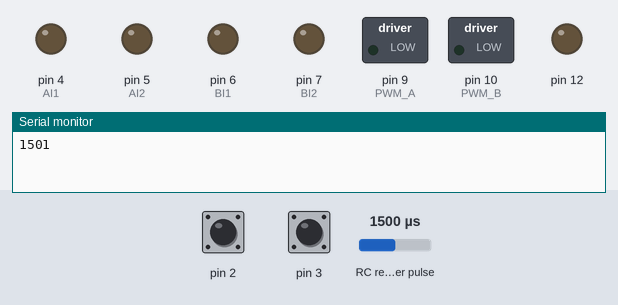
Simulated run of this sketch. Board: Arduino Uno, built with avr-gcc and run on an emulated ATmega328P. Shown: switched loads named in the sketch (green lamp = pin HIGH), output pins drawn as LEDs (lit = HIGH), the last lines printed to the serial monitor. Wiring (inferred from the names in the program): RC receiver channel: data pin 11. The test bench sets the inputs (shaded band); at power-on: pin 2 LOW, pin 3 LOW, RC receiver pulse 1500 µs.

Above: at 1.2 s.
1.3 s: pin 2 pulsed HIGH 5 times (0.12 s each, 0.3 s apart)
At 2.4 s:
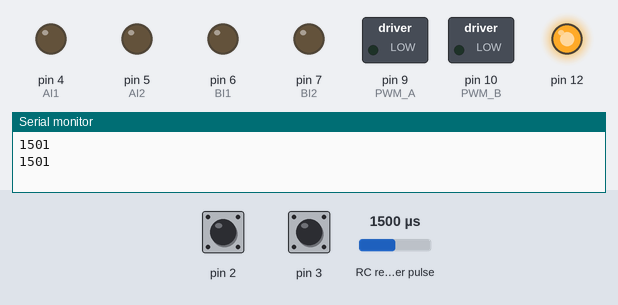
At 4.6 s:
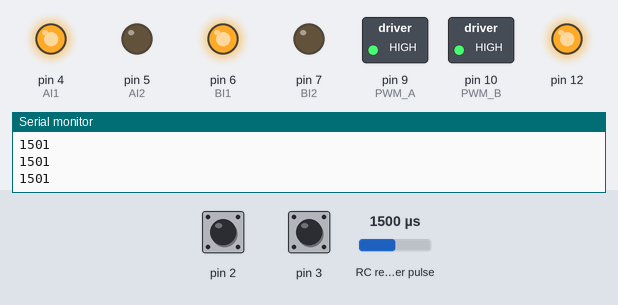
5.8 s: pin 3 pulsed HIGH 5 times (0.12 s each, 0.3 s apart)
At 7.0 s:
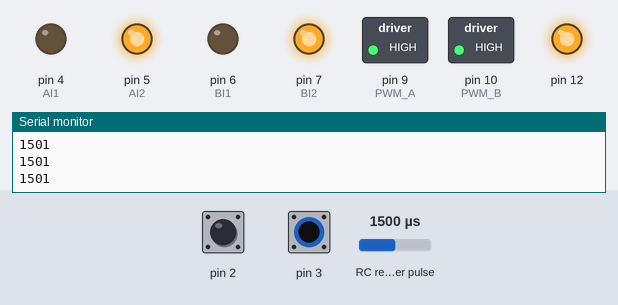
Timing chart, 0 to 10.0 s (numbered marks = the images above; inputs shaded):
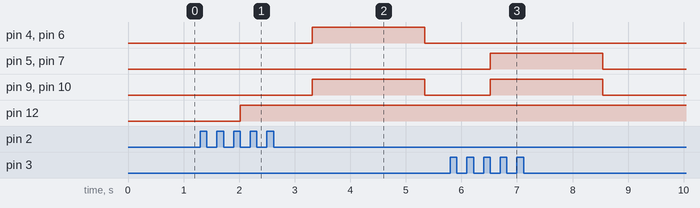

The sketch:

Battle_robbot_working_Arduino_Code.ino
```cpp
#define RCPin 11
int RCValue;

double ch1=2;  // for rc rx chnnel 1
double ch2=3; // for rc rx chnnel 2

       int AI1 = 4;     //motor A
       int AI2 = 5;
       int PWM_A = 9;

      int BI1 = 6;    // motor B
      int BI2 = 7;
      int PWM_B = 10;
void setup()
{
    Serial.begin(9600);
   //set all pins as output
      pinMode(AI2,OUTPUT);
      pinMode(AI1,OUTPUT);
      pinMode(PWM_A,OUTPUT);
      pinMode(BI2,OUTPUT);
      pinMode(BI1,OUTPUT);
      pinMode(PWM_B,OUTPUT);

      pinMode(RCPin, INPUT);
      pinMode(11,INPUT);
      pinMode(12,OUTPUT);

}

void loop()
{

  RCValue = pulseIn(RCPin, HIGH);
  Serial.println(RCValue);

  ch1 = pulseIn(2,HIGH);
  ch2 = pulseIn(3,HIGH);

  if (RCValue>1000)
{ digitalWrite(12,HIGH);
}
else { digitalWrite(12,LOW);
}

if((ch1==0)&&(ch2==0))
{
    digitalWrite(AI2, LOW);
    digitalWrite(AI1, LOW);
    analogWrite(PWM_A, 0);
    digitalWrite(BI2, LOW);
    digitalWrite(BI1, LOW);
    analogWrite(PWM_B, 0);                     // motor 1 & motor 2 will not move

}

else if((ch1>1530)&&(ch2>1530))
{
     //digitalWrite(a,HIGH); digitalWrite(b,LOW);
     //digitalWrite(c,LOW);digitalWrite(d,HIGH);

     digitalWrite(AI1,HIGH);
     digitalWrite(AI2,LOW);
     analogWrite(PWM_A,255);
     digitalWrite(BI1, LOW);
     digitalWrite(BI2,HIGH);
     analogWrite(PWM_B,255);
}

else if((ch1>1530)&&(ch2<1460))
{
   //digitalWrite(a,HIGH); digitalWrite(b,LOW);
   //digitalWrite(c,HIGH);digitalWrite(d,LOW);

   digitalWrite(AI1,HIGH);
   digitalWrite(AI2, LOW);
   analogWrite(PWM_A,255);
   digitalWrite(BI1,HIGH);
   digitalWrite(BI2, LOW);
   analogWrite(PWM_B,255);

}

else if((ch1<1460)&&(ch2>1530))
{
  //digitalWrite(a,LOW); digitalWrite(b,HIGH);
  //digitalWrite(c,LOW);digitalWrite(d,HIGH);

  digitalWrite(AI1, LOW);
  digitalWrite(AI2, HIGH);
  analogWrite(PWM_A, 255);
  digitalWrite(BI1, LOW);
  digitalWrite(BI2, HIGH);
  analogWrite(PWM_B, 255);
}

else if((ch1<1460)&&(ch2<1460))
{  //digitalWrite(a,LOW); digitalWrite(b,HIGH);
   ///digitalWrite(c,HIGH);digitalWrite(d,LOW);

   digitalWrite(AI1, LOW);
   digitalWrite(AI2, HIGH);
   analogWrite(PWM_A, 255);
   digitalWrite(BI1,HIGH);
   digitalWrite(BI2, LOW);
   analogWrite(PWM_B,255);


}

else
{
  //digitalWrite(a,LOW); digitalWrite(b,LOW);   // motor 1 & motor 2 will not move
  //digitalWrite(c,LOW);digitalWrite(d,LOW);

  digitalWrite(AI2, LOW);
  digitalWrite(AI1, LOW);
  analogWrite(PWM_A, 0);
  digitalWrite(BI2, LOW);
  digitalWrite(BI1, LOW);
  analogWrite(PWM_B, 0);                     // motor 1 & motor 2 will not move


}

}
```

Measured:
- after the input at 1.3 s, pin 4 (AI1), pin 6 (BI1), pin 9 (PWM_A), pin 10 (PWM_B): LOW → HIGH after 2.0 s, → LOW 2.0 s later
- after the input at 5.8 s, pin 5 (AI2), pin 7 (BI2), pin 9 (PWM_A), pin 10 (PWM_B): LOW → HIGH after 0.72 s, → LOW 2.0 s later
